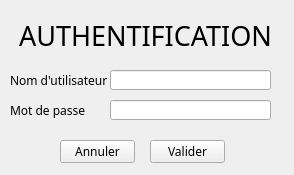
<?xml version="1.0" encoding="UTF-8"?>
<ui version="4.0">
 <class>authentification</class>
 <widget class="QWidget" name="authentification">
  <property name="geometry">
   <rect>
    <x>0</x>
    <y>0</y>
    <width>294</width>
    <height>175</height>
   </rect>
  </property>
  <property name="windowTitle">
   <string>Authentification</string>
  </property>
  <widget class="QLabel" name="labelAuthentification">
   <property name="geometry">
    <rect>
     <x>0</x>
     <y>20</y>
     <width>291</width>
     <height>31</height>
    </rect>
   </property>
   <property name="font">
    <font>
     <family>Century Gothic</family>
     <pointsize>20</pointsize>
    </font>
   </property>
   <property name="layoutDirection">
    <enum>Qt::LeftToRight</enum>
   </property>
   <property name="text">
    <string>AUTHENTIFICATION</string>
   </property>
   <property name="alignment">
    <set>Qt::AlignCenter</set>
   </property>
  </widget>
  <widget class="QLabel" name="labelUserName">
   <property name="geometry">
    <rect>
     <x>10</x>
     <y>70</y>
     <width>101</width>
     <height>21</height>
    </rect>
   </property>
   <property name="font">
    <font>
     <family>Century Gothic</family>
    </font>
   </property>
   <property name="text">
    <string>Nom d'utilisateur</string>
   </property>
  </widget>
  <widget class="QLineEdit" name="SAI_UserName">
   <property name="geometry">
    <rect>
     <x>110</x>
     <y>70</y>
     <width>161</width>
     <height>20</height>
    </rect>
   </property>
  </widget>
  <widget class="QLabel" name="labelMotdePasse">
   <property name="geometry">
    <rect>
     <x>10</x>
     <y>100</y>
     <width>101</width>
     <height>21</height>
    </rect>
   </property>
   <property name="font">
    <font>
     <family>Century Gothic</family>
    </font>
   </property>
   <property name="text">
    <string>Mot de passe</string>
   </property>
  </widget>
  <widget class="QLineEdit" name="SAI_Motdepasse">
   <property name="geometry">
    <rect>
     <x>110</x>
     <y>100</y>
     <width>161</width>
     <height>20</height>
    </rect>
   </property>
   <property name="echoMode">
    <enum>QLineEdit::Password</enum>
   </property>
  </widget>
  <widget class="QPushButton" name="pushButtonValider">
   <property name="geometry">
    <rect>
     <x>150</x>
     <y>140</y>
     <width>75</width>
     <height>23</height>
    </rect>
   </property>
   <property name="font">
    <font>
     <family>Century Gothic</family>
    </font>
   </property>
   <property name="text">
    <string>Valider</string>
   </property>
  </widget>
  <widget class="QPushButton" name="pushButtonAnnuler">
   <property name="geometry">
    <rect>
     <x>60</x>
     <y>140</y>
     <width>75</width>
     <height>23</height>
    </rect>
   </property>
   <property name="font">
    <font>
     <family>Century Gothic</family>
    </font>
   </property>
   <property name="text">
    <string>Annuler</string>
   </property>
  </widget>
 </widget>
 <resources/>
 <connections/>
</ui>
